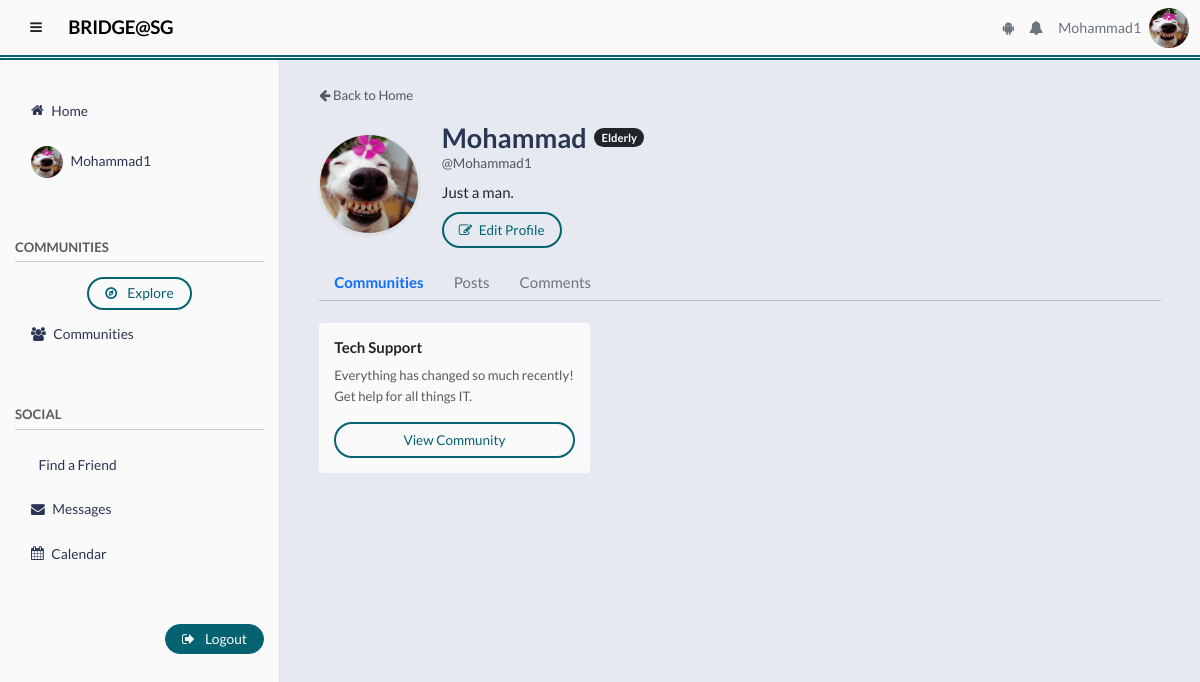
The app's page /userprofile/Mohammad1 (signed in) with its own data.
### tables this page shows
CREATE TABLE users (
            user_id INTEGER PRIMARY KEY AUTOINCREMENT,
            username TEXT UNIQUE NOT NULL,
            password TEXT NOT NULL,
            email TEXT NOT NULL,
            phone TEXT NOT NULL,
            age INT NOT NULL
        , public_key TEXT);

CREATE TABLE user_profiles (
            user_id INTEGER PRIMARY KEY,
            display_name TEXT NOT NULL,
            bio TEXT, profile_pic TEXT,
            FOREIGN KEY (user_id) REFERENCES users(user_id) ON DELETE CASCADE
        );

CREATE TABLE communities (
            community_id INTEGER PRIMARY KEY AUTOINCREMENT,
            name TEXT UNIQUE NOT NULL,
            description TEXT
        );

### main.py (the view)
@app.route('/userprofile/<username>')
def userprofile(username):
    conn = get_db()
    viewer_id = session.get('user_id', 0)
    profile = conn.execute("""
        SELECT u.user_id, u.username, u.email, u.phone, u.age,
               p.display_name, p.bio, p.profile_pic
        FROM users u
        JOIN user_profiles p ON u.user_id = p.user_id
        WHERE u.username = ?
    """, (username,)).fetchone()
    if not profile:
        return "Profile not found", 404
    profile_owner_id = profile['user_id']
    user_communities = conn.execute("""
        SELECT c.community_id, c.name, c.description
        FROM community_members cm
        JOIN communities c ON cm.community_id = c.community_id
        WHERE cm.user_id = ?
        ORDER BY c.name
    """, (profile_owner_id,)).fetchall()
    posts = conn.execute("""
        SELECT p.post_id, p.title, p.content, p.created_at,
               p.image_url AS image_path,
               c.community_id, c.name AS community_name,
               u.username,
               (SELECT COUNT(*) FROM post_likes WHERE post_id = p.post_id) AS like_count,
               (SELECT 1 FROM post_likes WHERE post_id = p.post_id AND user_id = ?) AS user_liked
        FROM posts p
        JOIN communities c ON p.community_id = c.community_id
        JOIN users u ON p.user_id = u.user_id
        WHERE p.user_id = ?
        ORDER BY p.created_at DESC
    """, (viewer_id, profile_owner_id)).fetchall()
    comments = conn.execute("""
        SELECT cm.comment_id, cm.content, cm.created_at,
               p.post_id, p.title AS post_title,
               c.community_id, c.name AS community_name,
               u.username,
               (SELECT COUNT(*) FROM comment_likes WHERE comment_id = cm.comment_id) AS like_count,
               (SELECT 1 FROM comment_likes WHERE comment_id = cm.comment_id AND user_id = ?) AS user_liked
        FROM comments cm
        JOIN posts p ON cm.post_id = p.post_id
        JOIN communities c ON p.community_id = c.community_id
        JOIN users u ON cm.user_id = u.user_id
        WHERE cm.user_id = ?
        ORDER BY cm.created_at DESC
    """, (viewer_id, profile_owner_id)).fetchall()
    friendship = conn.execute("""
        SELECT *
        FROM friends
        WHERE (requester_id=? AND addressee_id=?) OR (requester_id=? AND addressee_id=?)
    """, (viewer_id, profile_owner_id, profile_owner_id, viewer_id)).fetchone()
    return render_template(
        'userprofile.html',
        profile=profile,
        communities=user_communities,
        posts=posts,
        comments=comments,
        friendship=friendship  # pass it to template
    )

### helpers.py (called while the page is built)
def connect_db():
    sql = sqlite3.connect(DATABASE)
    sql.row_factory = sqlite3.Row
    sql.execute("PRAGMA foreign_keys = ON")
    return sql

def get_db():
    if not hasattr(g, 'sqlite3_db'):
        g.sqlite3_db = connect_db()
    return g.sqlite3_db

### main.py (called while the page is built)
@app.context_processor
def inject_user_profile_pic():
    if 'user_id' in session:
        conn = get_db()
        user = conn.execute("""
            SELECT profile_pic FROM user_profiles WHERE user_id = ?
        """, (session['user_id'],)).fetchone()
        if user and user['profile_pic']:
            profile_pic = url_for('static', filename=user['profile_pic'])
        else:
            profile_pic = url_for('static', filename='img.png')  # default fallback
        return dict(current_user_profile_pic=profile_pic)
    return dict(current_user_profile_pic=url_for('static', filename='img.png'))

def mention_to_link(text):
    if not text:
        return ""
    mention_pattern = r'@(\w+)'
    def replace_with_link(match):
        clean_username = match.group(1)
        conn = get_db()
        user_exists = conn.execute(
            "SELECT 1 FROM users WHERE username = ?", (clean_username,)
        ).fetchone()
        if user_exists:
            link = url_for('userprofile', username=clean_username)
            return f'<a href="{link}" class="text-primary text-decoration-none fw-bold">@{clean_username}</a>'
        return f'@{clean_username}'
    return re.sub(mention_pattern, replace_with_link, text)

### templates/userprofile.html (shortened to what this page needs)
{% extends 'base.html' %}
{% block body %}
<div class="container mt-4">
    <div class="mb-3">
        <a href="{{ url_for('index') }}" class="text-decoration-none text-muted small">
            <i class="fa fa-arrow-left"></i> Back to Home
        </a>
    </div>
    <div class="d-flex align-items-center mb-3">
        <div class="flex-shrink-0">
            <img id="mainProfilePic" src="{{ url_for('static', filename=profile['profile_pic'] or 'images/default_avatar.png') }}"
                 class="img-fluid rounded-circle border shadow-sm"
                 style="width:100px; height:100px; object-fit: cover;">
        </div>
        <div class="ms-4 flex-grow-1">
            <div class="d-flex align-items-center">
                <h2 class="mb-0 me-2 fw-bold">{{ profile['display_name'] }}</h2>
                <span class="badge {{ 'bg-dark' if profile['age'] >= 60 else 'bg-primary' }} rounded-pill">
                    {{ 'Elderly' if profile['age'] >= 60 else 'Youth' }}
                </span>
            </div>
            <h6 class="text-muted mb-2">@{{ profile['username'] }}</h6>
            <p class="mb-0 text-dark">{{ profile['bio'] | mention | safe if profile['bio'] else "No bio yet." }}</p>
            {% if session.get('username') and session.get('username') == profile['username'] %}
            <div class="mt-2">
                <button id="editProfileBtn" class="btn btn-outline-primary rounded-pill px-3">
                    <i class="fa fa-edit me-1"></i> Edit Profile
                </button>
            </div>
            {% endif %}
        </div>
    </div>
    <ul class="nav nav-tabs border-0" id="profileTabs" role="tablist">
        <li class="nav-item">
            <button class="nav-link active border-0 bg-transparent" id="communities-tab" data-bs-toggle="tab" data-bs-target="#communities" type="button" role="tab">Communities</button>
        </li>
        <li class="nav-item">
            <button class="nav-link border-0 bg-transparent" id="posts-tab" data-bs-toggle="tab" data-bs-target="#posts" type="button" role="tab">Posts</button>
        </li>
        <li class="nav-item">
            <button class="nav-link border-0 bg-transparent" id="comments-tab" data-bs-toggle="tab" data-bs-target="#comments" type="button" role="tab">Comments</button>
        </li>
    </ul>
    <hr class="mt-0 mb-4">
    <div class="tab-content">
        <div class="tab-pane fade show active" id="communities" role="tabpanel">
            <div class="row g-3">
                {% if communities %}
                    {% for c in communities %}
                    <div class="col-md-4">
                        <div class="card h-100 shadow-sm border-0">
                            <div class="card-body d-flex flex-column">
                                <h5 class="card-title fw-bold">{{ c['name'] }}</h5>
                                <p class="card-text text-muted small">{{ c['description'] or "No description available." }}</p>
                                <a href="{{ url_for('community', community_id=c['community_id']) }}" class="btn btn-sm btn-outline-primary mt-auto rounded-pill">View Community</a>
                            </div>
                        </div>
                    </div>
                    {% endfor %}
                {% else %}
                    <p class="text-muted px-2 italic">Not joined any communities yet.</p>
                {% endif %}
            </div>
        </div>
    </div>
</div>
{% endblock %}

### templates/base.html (shortened to what this page needs)
<!DOCTYPE html>
<html lang="en">
<head>
    <link href="https://cdn.jsdelivr.net/npm/bootstrap@5.3.8/dist/css/bootstrap.min.css" rel="stylesheet">
    <link rel="stylesheet" href="https://cdnjs.cloudflare.com/ajax/libs/font-awesome/4.7.0/css/font-awesome.min.css">
    <link rel="stylesheet" href="{{ url_for('static', filename='main.css') }}">
</head>
<body>
    <nav id="topnavbar" class="navbar navbar-expand-lg navbar-light">
        <div class="container-fluid">
            <div class="d-flex align-items-center">
                <button id="sidebarToggle" class="btn me-2">
                    <i class="fa fa-bars"></i>
                </button>
                <a class="navbar-brand mb-0" href="{{ url_for('index') }}">BRIDGE@SG</a>
            </div>
<div class="collapse navbar-collapse" id="navbarNav">
    <ul class="navbar-nav ms-auto align-items-center topnavbarnav">
                <ul class="navbar-nav ms-auto align-items-center">
                    {% if logged_in %}
                    <li class="nav-item ">
                        <a class="nav-link rounded-pill " href="#" data-bs-toggle="modal"
                            data-bs-target="#aiChatModal">
                            <i class="fa fa-android" style=""></i>
                        </a>
                    </li>
                    <li class="nav-item dropdown">
                        <a class="nav-link rounded-pill " href="#" data-bs-toggle="dropdown">
                            <i class="fa fa-bell"></i>
                        </a>
                    </li>
                    <li class="nav-item">
                        <a class="nav-link rounded-pill" href="{{ url_for('userprofile', username=username) }}">
                            {{ username }}
                        </a>
                    </li>
               <img src="{{ current_user_profile_pic }}" class="rounded-circle"
                            width="40px" height="40px">
                    {% endif %}
                </ul>
            </div>
        </div>
    </nav>
    <div id="layoutWrapper" class="d-flex w-100">
<nav id="sidebar" class="border-end">
    <ul id="sidenav" class="nav flex-column p-3">
        <li class="nav-item">
            <a class="nav-link rounded-pill d-flex align-items-center" href="{{ url_for('index') }}">
                <i class="fa fa-home me-2"></i>
                Home
            </a>
        </li>
                    {% if logged_in %}
        <li class="nav-item ">
            <a class="nav-link rounded-pill d-flex align-items-center" href="{{ url_for('userprofile', username = username) }}">
                <img src="{{ current_user_profile_pic }}" alt="Profile" class="rounded-circle me-2" width="32" height="32">
                <span>{{ username }}</span>
            </a>
        </li>
                    {% endif %}
        <p class="text-muted small fw-bold mt-5 mb-1">COMMUNITIES</p>
        <hr class="mt-0 p-0">
        <li class="d-flex justify-content-center">
            <a class=" btn btn-outline-primary rounded-pill d-inline-block" style = "padding-top: 4px; padding-bottom: 4px;" href = "{{ url_for('explore')}} ">
                <i class="fa fa-compass me-2"></i>
                Explore
            </a>
        </li>
        <li class="nav-item">
            <a class="nav-link rounded-pill d-flex align-items-center" data-bs-toggle="collapse" href="#usercommunityMenu">
                <i class="fa fa-users me-2"></i>
                Communities
            </a>
        </li>
        <p class="text-muted small fw-bold mt-5 mb-1">SOCIAL</p>
        <hr class="mt-0">
        <li class="nav-item">
            <a class="nav-link rounded-pill d-flex align-items-center" href="{{ url_for('find_a_friend_hub') }}">
                Find a Friend
            </a>
        </li>
        <li class="nav-item">
            <a class="nav-link rounded-pill d-flex align-items-center" href="{{ url_for('my_messages') }}">
                <i class="fa fa-envelope me-2"></i>
                Messages
            </a>
        </li>
                    {% if logged_in %}
        <li class="nav-item">
            <a class="nav-link rounded-pill d-flex align-items-center" href="{{ url_for('calendar') }}">
                <i class="fa fa-calendar me-2"></i>
                Calendar
            </a>
        </li>
        <li class="mt-5 d-flex  justify-content-end">
            <a class=" btn btn-primary d-inline-block rounded-pill align-items-center justify-content-end" style = "padding-top: 4px; padding-bottom: 4px;" href="{{ url_for('logout') }}">
                <i class="fa fa-sign-out me-2"></i>
                Logout
            </a>
        </li>
                    {% endif %}
    </ul>
</nav>
        <div id="maincontent" class="flex-grow-1">
            {% block body %}{% endblock %}
        </div>
    </div>
</body>
</html>

### static/main.css (style rules this page uses)
:root { --navbar-height: 70px; --sidebar-width: 280px; --transition-speed: 0.25s; --color-darkest: #1B1B1E; --color-dark: #293552; --color-accent: #046271; --color-light: #bfc8d1; --color-lighter: #e7e9f0; --color-bg: var(--color-lighter); --color-surface: #fafafa; --color-surface-alt: var(--color-light); --color-border: var(--color-accent); --color-text: var(--color-dark); --color-muted: rgba(55,63,81,0.7); --color-primary: var(--color-accent); --color-primary-hover: var(--color-dark); --color-success: var(--color-accent); --color-warning: var(--color-light); --color-danger: var(--color-darkest); --color-like: #9a1616; --font-main: "Lato", system-ui, -apple-system, BlinkMacSystemFont, "Segoe UI", sans-serif; --radius-sm: 4px; --radius-md: 4px; --radius-lg: 4px; --shadow-sm: 0px rgba(0, 0, 0, 0.04); --shadow-md: 0px rgba(0, 0, 0, 0.07); --shadow-lg: 0px rgba(0, 0, 0, 0.12); }
html, body { height: 100%; margin: 0; font-family: var(--font-main); background: var(--color-bg); color: var(--color-text); font-size: 15px; overflow: hidden; }
h2 { font-size: 1.4rem; font-weight: 600; }
p { color: var(--color-muted); line-height: 1.6; }
a { color: var(--color-primary); text-decoration: none; transition: 0.2s ease; }
#topnavbar { background-color: var(--color-surface); border-bottom: 5px double var(--color-border); }
#topnavbar .navbar-brand { font-family: var(--font-main) !important; font-weight: 600; letter-spacing: -0.3px; }
#topnavbar .nav-link { font-weight: 500; font-size: 0.95rem; }
#layoutWrapper { display: flex; height: calc(100vh - var(--navbar-height)); }
#sidebar { width: var(--sidebar-width); background: var(--color-surface); border-right: 1px solid var(--color-border); overflow-y: auto; padding-top: 16px; transition: all var(--transition-speed) ease; border-radius: var(--radius-sm); }
#sidebar li { list-style: none; margin-bottom: 4px; }
#sidebar li a { display: block; padding: 10px 16px; font-size: 0.92rem; color: var(--color-dark); transition: 0.2s ease; border-radius: var(--radius-sm); }
#maincontent { flex: 1; height: calc(100vh - var(--navbar-height)); overflow-y: auto; padding: 0 28px 0 28px; display: flex; flex-direction: column; animation: pageFadeIn 0.4s ease-out; }
.content-card, .card { background: var(--color-surface); transition: 0.2s ease; box-shadow: none !important; border: none ; border-radius: var(--radius-sm); }
.btn { font-size: 0.9rem; font-weight: 500; padding: 6px 18px; border-radius: 999px; transition: all 0.2s ease; box-shadow: none !important; }
.btn-primary { background: var(--color-primary) !important; border: 1px solid var(--color-primary) !important; color: var(--color-surface) !important; }
.btn-outline-primary { background: transparent !important; border: 2px solid var(--color-primary) !important; color: var(--color-primary) !important; }
.btn:has(i) { border-radius: var(--radius-sm); }
h1, h2, h3, h4, h5, h6 { font-family: var(--font-main); color: var(--color-dark); margin: 0; line-height: 1.3; }
h2 { font-size: 1.8rem; font-weight: 600; }
h5 { font-size: 1rem; font-weight: 500; }
h6 { font-size: 0.9rem; font-weight: 500; }
h1, h2, h3 { color: var(--color-dark); }
h4, h5, h6 { color: var(--color-muted); }
.card-text { color: rgb(28, 28, 28); }

### templates/userprofile.html (style rules this page uses)
.nav-link { cursor: pointer; color: #6c757d; font-weight: 500; }
.nav-link.active { color: #0d6efd !important; font-weight: 700; }

### records on screen
users: username "Mohammad1", age "Elderly"
user_profiles: profile_pic (picture), display_name "Mohammad", bio|mention "Just a man."
communities: name "Tech Support", description "Everything has changed so much recently! Get help for all things IT."
